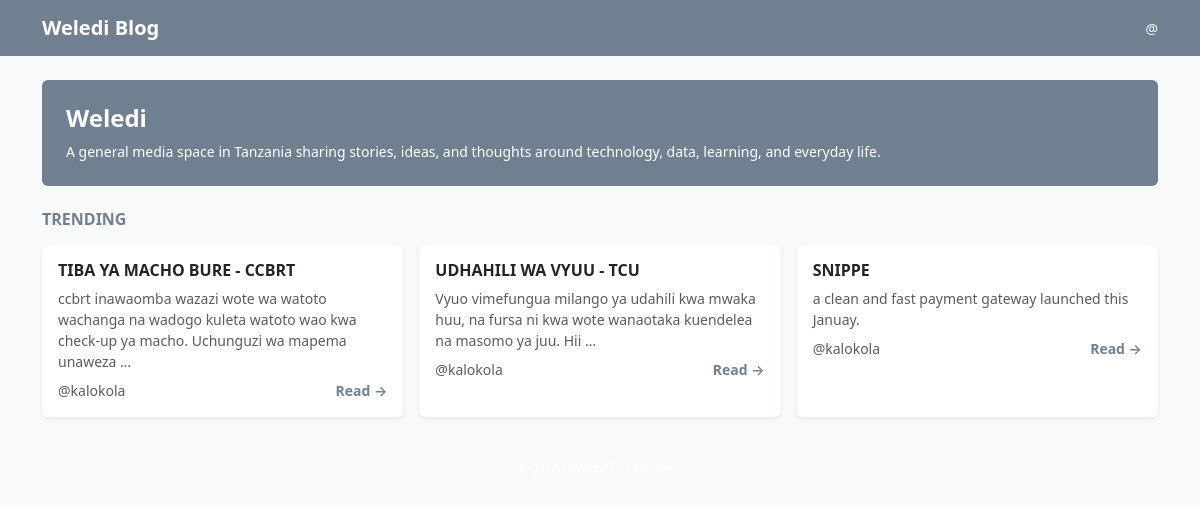
The page / on the database its author committed.
### blog/models.py (models this page shows, shortened)
class Post(models.Model):
    id = models.UUIDField(primary_key = True, default = uuid.uuid4, editable=False)
    user = models.ForeignKey(BlogUser, on_delete = models.CASCADE)
    title = models.CharField(max_length = 600)
    content = models.TextField()
    likes = models.ManyToManyField(BlogUser, related_name="post_likes")
    created = models.DateTimeField(default=timezone.now)

### users/models.py (models this page shows)
class BlogUser(AbstractUser):
    id = models.UUIDField(primary_key=True, default=uuid.uuid4, editable=False)
    is_editor = models.BooleanField(default=False)

### blog/views.py (the view)
# urls.py: path('', views.home_page, name = 'home-page'),
def home_page(request):
    context = dict()
    posts = Post.objects.all()
    context['posts'] = posts
    return render(request,'home-page.html', context)

### templates/home-page.html (shortened to what this page needs)
<!doctype html>
<html lang="en">
<head>
  <link href="https://cdn.jsdelivr.net/npm/bootstrap@5.3.8/dist/css/bootstrap.min.css" rel="stylesheet">
</head>
<body class="bg-light">
<nav class="navbar" style="background-color: slategray;">
  <div class="container">
    <span class="navbar-brand text-white fw-semibold">
      Weledi Blog
    </span>
    <span class="text-white small">
      @{{ user.username }}
    </span>
  </div>
</nav>
<section class="container my-4">
  <div class="p-4 rounded text-white" style="background-color: slategray;">
    <h4 class="fw-semibold mb-2">Weledi</h4>
    <p class="mb-0 small">
      A general media space in Tanzania sharing stories, ideas, and thoughts around technology, data, learning, and everyday life.
    </p>
  </div>
</section>
<section class="container mb-4">
  <h6 class="fw-semibold mb-3 text-uppercase" style="color: slategray;">
    Trending
  </h6>
  <div class="row g-3">
    {% for post in posts %}
    <div class="col-md-6 col-lg-4">
      <div class="card h-100 border-0 shadow-sm">
        <div class="card-body">
          <h6 class="fw-semibold">
            {{ post.title }}
          </h6>
          <p class="small text-muted mb-2">
            {{ post.content|truncatewords:20 }}
          </p>
          <div class="d-flex justify-content-between align-items-center small">
            <span class="text-muted">
              @{{ post.user.username }}
            </span>
            <a href="#"
               class="text-decoration-none fw-semibold"
               style="color: slategray;">
              Read →
            </a>
          </div>
        </div>
      </div>
    </div>
    {% endfor %}
  </div>
</section>
<footer class="py-3" >
  <div class="container text-center text-white small">
  </div>
</footer>
</body>
</html>

### rows shown on the page
Post: title "TIBA YA MACHO BURE - CCBRT", content "ccbrt inawaomba wazazi wote wa watoto wachanga na wadogo kuleta watoto wao kwa check-up ya macho. Uchunguzi wa mapema unaweza …", user.username "kalokola"
Post: title "UDHAHILI WA VYUU - TCU", content "Vyuo vimefungua milango ya udahili kwa mwaka huu, na fursa ni kwa wote wanaotaka kuendelea na masomo ya juu. Hii …", user.username "kalokola"
Post: title "SNIPPE", content "a clean and fast payment gateway launched this Januay.", user.username "kalokola"
